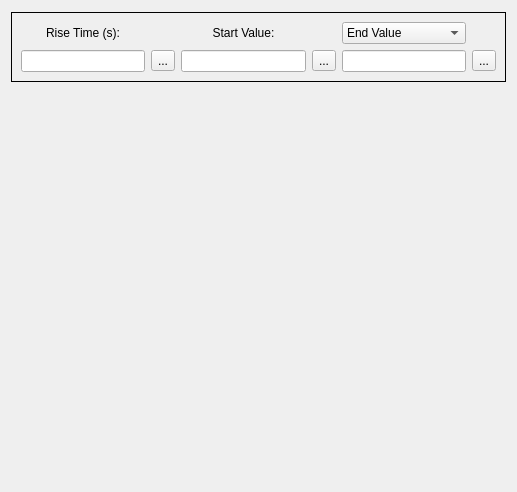
<?xml version="1.0" encoding="UTF-8"?>
<ui version="4.0">
 <class>GTAEquationRampWidget</class>
 <widget class="QWidget" name="GTAEquationRampWidget">
  <property name="geometry">
   <rect>
    <x>0</x>
    <y>0</y>
    <width>517</width>
    <height>492</height>
   </rect>
  </property>
  <property name="sizePolicy">
   <sizepolicy hsizetype="Preferred" vsizetype="Fixed">
    <horstretch>0</horstretch>
    <verstretch>0</verstretch>
   </sizepolicy>
  </property>
  <property name="minimumSize">
   <size>
    <width>517</width>
    <height>492</height>
   </size>
  </property>
  <property name="maximumSize">
   <size>
    <width>517</width>
    <height>492</height>
   </size>
  </property>
  <property name="windowTitle">
   <string>Form</string>
  </property>
  <layout class="QGridLayout" name="gridLayout_2">
   <item row="1" column="0">
    <widget class="QLabel" name="ImageLabel">
     <property name="sizePolicy">
      <sizepolicy hsizetype="Expanding" vsizetype="Preferred">
       <horstretch>0</horstretch>
       <verstretch>0</verstretch>
      </sizepolicy>
     </property>
     <property name="minimumSize">
      <size>
       <width>495</width>
       <height>389</height>
      </size>
     </property>
     <property name="maximumSize">
      <size>
       <width>495</width>
       <height>389</height>
      </size>
     </property>
     <property name="text">
      <string/>
     </property>
     <property name="pixmap">
      <pixmap resource="../resource.qrc">:/images/forms/img/RampGraph_EndValue.png</pixmap>
     </property>
     <property name="scaledContents">
      <bool>true</bool>
     </property>
    </widget>
   </item>
   <item row="0" column="0">
    <widget class="QFrame" name="frame">
     <property name="minimumSize">
      <size>
       <width>495</width>
       <height>70</height>
      </size>
     </property>
     <property name="maximumSize">
      <size>
       <width>495</width>
       <height>70</height>
      </size>
     </property>
     <property name="frameShape">
      <enum>QFrame::Box</enum>
     </property>
     <layout class="QGridLayout" name="gridLayout">
      <item row="0" column="0">
       <widget class="QLabel" name="rampLB">
        <property name="sizePolicy">
         <sizepolicy hsizetype="Preferred" vsizetype="Fixed">
          <horstretch>0</horstretch>
          <verstretch>0</verstretch>
         </sizepolicy>
        </property>
        <property name="maximumSize">
         <size>
          <width>16777215</width>
          <height>20</height>
         </size>
        </property>
        <property name="layoutDirection">
         <enum>Qt::LeftToRight</enum>
        </property>
        <property name="autoFillBackground">
         <bool>false</bool>
        </property>
        <property name="text">
         <string>Rise Time (s):</string>
        </property>
        <property name="alignment">
         <set>Qt::AlignCenter</set>
        </property>
       </widget>
      </item>
      <item row="1" column="0">
       <widget class="QLineEdit" name="riseTimeLE"/>
      </item>
      <item row="1" column="1">
       <widget class="QToolButton" name="SearchTB2">
        <property name="text">
         <string>...</string>
        </property>
        <property name="icon">
         <iconset resource="../resource.qrc">
          <normaloff>:/images/forms/img/SEARCH.png</normaloff>:/images/forms/img/SEARCH.png</iconset>
        </property>
        <property name="iconSize">
         <size>
          <width>15</width>
          <height>15</height>
         </size>
        </property>
       </widget>
      </item>
      <item row="1" column="2">
       <widget class="QLineEdit" name="startLE"/>
      </item>
      <item row="1" column="3">
       <widget class="QToolButton" name="SearchTB">
        <property name="text">
         <string>...</string>
        </property>
        <property name="icon">
         <iconset resource="../resource.qrc">
          <normaloff>:/images/forms/img/SEARCH.png</normaloff>:/images/forms/img/SEARCH.png</iconset>
        </property>
        <property name="iconSize">
         <size>
          <width>15</width>
          <height>15</height>
         </size>
        </property>
       </widget>
      </item>
      <item row="1" column="4">
       <widget class="QLineEdit" name="endLE"/>
      </item>
      <item row="1" column="5">
       <widget class="QToolButton" name="SearchTB3">
        <property name="text">
         <string>...</string>
        </property>
        <property name="icon">
         <iconset resource="../resource.qrc">
          <normaloff>:/images/forms/img/SEARCH.png</normaloff>:/images/forms/img/SEARCH.png</iconset>
        </property>
        <property name="iconSize">
         <size>
          <width>15</width>
          <height>15</height>
         </size>
        </property>
       </widget>
      </item>
      <item row="0" column="2">
       <widget class="QLabel" name="startLB">
        <property name="sizePolicy">
         <sizepolicy hsizetype="Preferred" vsizetype="Fixed">
          <horstretch>0</horstretch>
          <verstretch>0</verstretch>
         </sizepolicy>
        </property>
        <property name="maximumSize">
         <size>
          <width>16777215</width>
          <height>20</height>
         </size>
        </property>
        <property name="text">
         <string>Start Value:</string>
        </property>
        <property name="alignment">
         <set>Qt::AlignCenter</set>
        </property>
       </widget>
      </item>
      <item row="0" column="4">
       <widget class="QComboBox" name="EndTimeCB">
        <item>
         <property name="text">
          <string>End Value</string>
         </property>
        </item>
        <item>
         <property name="text">
          <string>Offset</string>
         </property>
        </item>
       </widget>
      </item>
     </layout>
    </widget>
   </item>
  </layout>
 </widget>
 <resources>
  <include location="../resource.qrc"/>
 </resources>
 <connections/>
</ui>
